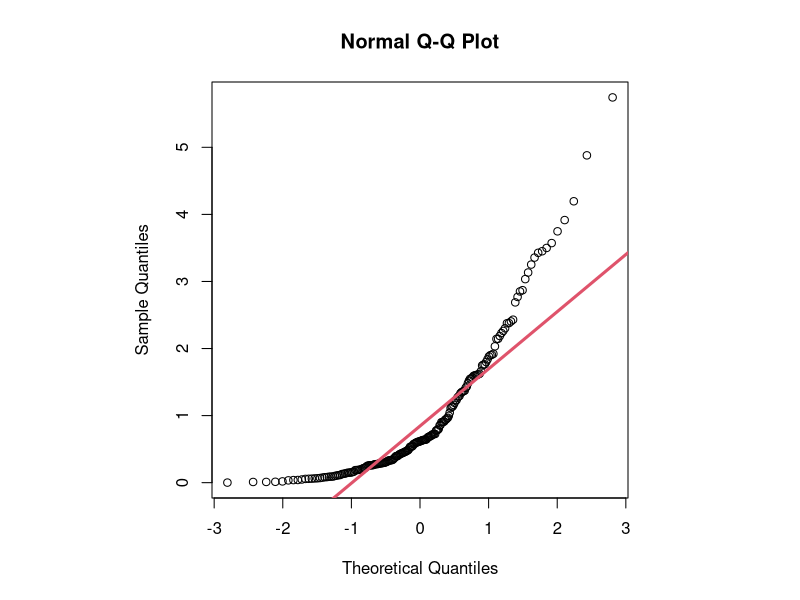
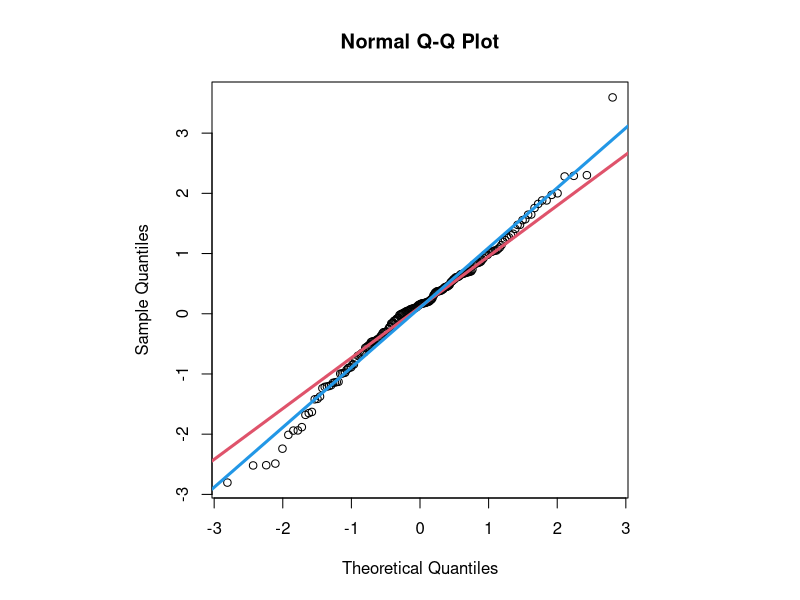
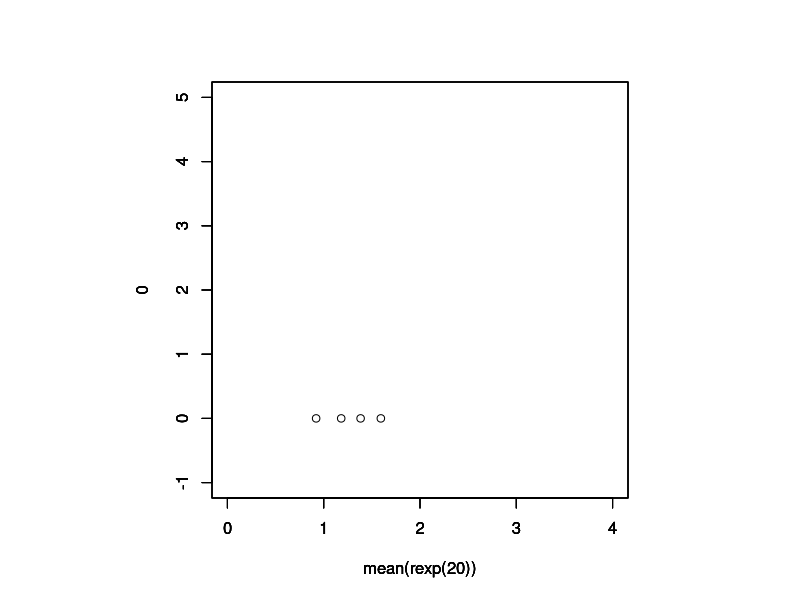
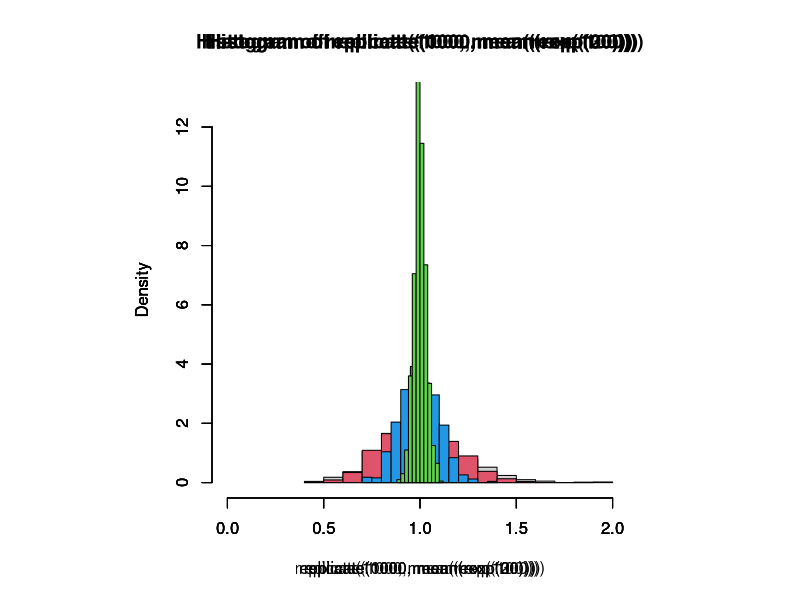

Write R code to recreate these figures, in order.
set.seed(137563)

sampleA <- rexp(200, rate=1)

par(pty="s")

qqnorm(sampleA)
qqline(sampleA, col=2, lwd=3)


sampleB <- rnorm(200)

par(pty="s")

qqnorm(sampleB)
qqline(sampleB, col=2, lwd=3)

b <- sd(sampleB)/1
a <- mean(sampleB) - b*0

abline(a,b, col=4, lwd=3)



plot( x= mean(rexp(20)) , y=0, xlim=c(0,4), ylim=c(-1,5))
par(new=T)
plot( x= mean(rexp(20)) , y=0, xlim=c(0,4), ylim=c(-1,5))
par(new=T)
plot( x= mean(rexp(20)) , y=0, xlim=c(0,4), ylim=c(-1,5))
par(new=T)
plot( x= mean(rexp(20)) , y=0, xlim=c(0,4), ylim=c(-1,5))


# CLT
hist(replicate(1000, mean(rexp(20))), prob=T, xlim=c(0,2), ylim=c(0,13))
par(new=T)
hist(replicate(1000, mean(rexp(30))), prob=T, xlim=c(0,2), ylim=c(0,13), col=2)
par(new=T)
hist(replicate(1000, mean(rexp(100))), prob=T, xlim=c(0,2), ylim=c(0,13), col=4)
par(new=T)
hist(replicate(1000, mean(rexp(1000))), prob=T, xlim=c(0,2), ylim=c(0,13), col=3)
par(new=T)